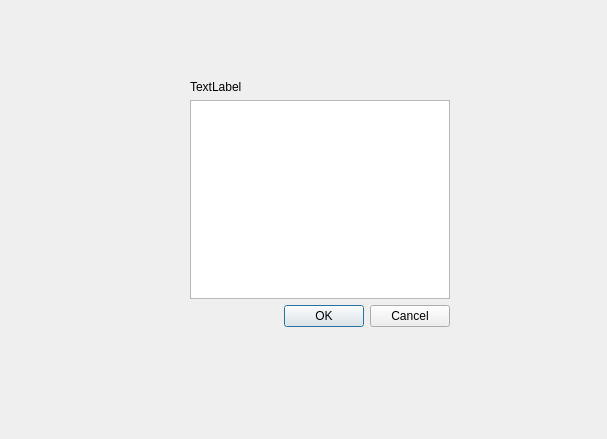
<?xml version="1.0" encoding="UTF-8"?>
<ui version="4.0">
 <class>LayoutDialog</class>
 <widget class="QDialog" name="LayoutDialog">
  <property name="geometry">
   <rect>
    <x>0</x>
    <y>0</y>
    <width>607</width>
    <height>439</height>
   </rect>
  </property>
  <property name="windowTitle">
   <string>LayoutDialog</string>
  </property>
  <widget class="QWidget" name="layoutWidget">
   <property name="geometry">
    <rect>
     <x>190</x>
     <y>80</y>
     <width>260</width>
     <height>247</height>
    </rect>
   </property>
   <layout class="QVBoxLayout" name="verticalLayout_2">
    <item>
     <layout class="QVBoxLayout" name="verticalLayout">
      <item>
       <widget class="QLabel" name="label">
        <property name="text">
         <string>TextLabel</string>
        </property>
        <property name="buddy">
         <cstring>textEdit</cstring>
        </property>
       </widget>
      </item>
      <item>
       <widget class="QTextEdit" name="textEdit"/>
      </item>
     </layout>
    </item>
    <item>
     <layout class="QHBoxLayout" name="horizontalLayout">
      <item>
       <spacer name="horizontalSpacer">
        <property name="orientation">
         <enum>Qt::Horizontal</enum>
        </property>
        <property name="sizeHint" stdset="0">
         <size>
          <width>40</width>
          <height>20</height>
         </size>
        </property>
       </spacer>
      </item>
      <item>
       <widget class="QPushButton" name="pushButton_2">
        <property name="text">
         <string>OK</string>
        </property>
       </widget>
      </item>
      <item>
       <widget class="QPushButton" name="pushButton">
        <property name="text">
         <string>Cancel</string>
        </property>
       </widget>
      </item>
     </layout>
    </item>
   </layout>
  </widget>
 </widget>
 <tabstops>
  <tabstop>pushButton_2</tabstop>
  <tabstop>pushButton</tabstop>
  <tabstop>textEdit</tabstop>
 </tabstops>
 <resources/>
 <connections/>
</ui>
